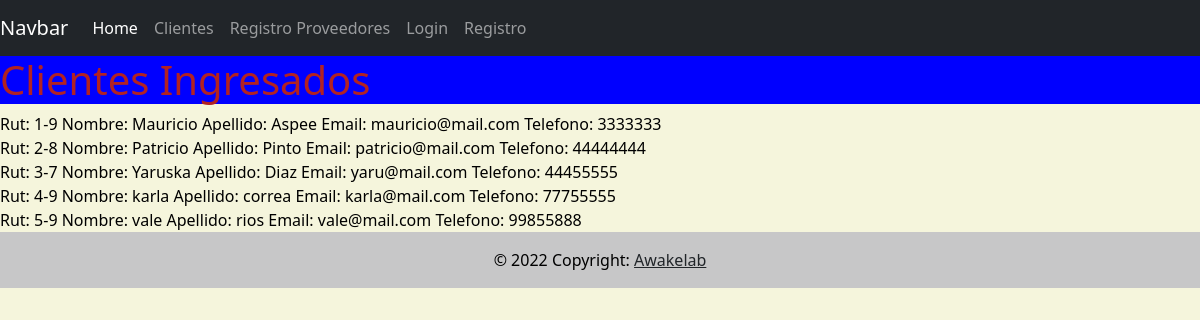
/clientes/, run on an earlier commit of the app's database.
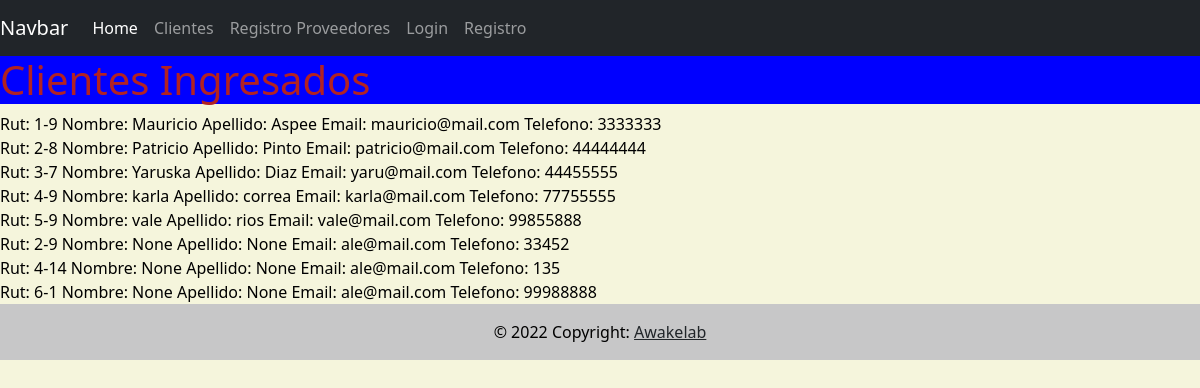
And on a later commit of the database.
### appmain/models.py (models this page shows)
class Cliente(models.Model):
    rut=models.CharField(max_length=10, unique=True)
    nombre=models.CharField(max_length=50, default='None')
    apellido=models.CharField(max_length=100, default='None')
    correo=models.CharField(max_length=50, default='None')
    telefono=models.IntegerField()

### appmain/views.py (the view)
# urls.py: path('clientes/', views.clientes, name='appmain-clientes'),
def clientes(request):
    cliente= Cliente.objects.all()
    return render(request, 'appmain/clientes.html', {"data": cliente})

### appmain/templates/appmain/clientes.html
{% extends 'appmain/layout.html' %}
{% block content %}
<h1>Clientes Ingresados</h1>
    {% for cli in data %}
        Rut: {{cli.rut}} Nombre: {{cli.nombre}} Apellido: {{cli.apellido}} Email: {{cli.correo}} Telefono: {{cli.telefono}} <br>
    {% endfor %}
{% endblock%}

### appmain/templates/appmain/layout.html (shortened to what this page needs)
{% load static %}
<!DOCTYPE html>
<html lang="en">
<head>
    <link href="https://cdn.jsdelivr.net/npm/bootstrap@5.2.0-beta1/dist/css/bootstrap.min.css" rel="stylesheet">
    <link rel="stylesheet" type="text/css" href="{% static 'appmain/estilos.css' %}">
</head>
<header>
  <nav class="navbar navbar-expand-lg navbar-dark bg-dark">
      <a class="navbar-brand" href="#">Navbar</a>
      <div class="collapse navbar-collapse" id="navbarNavAltMarkup">
        <div class="navbar-nav">
          <a class="nav-item nav-link active" href="http://127.0.0.1:8000/">Home </a>
          <a class="nav-item nav-link" href="{% url 'appmain-clientes' %}">Clientes</a>
          <a class="nav-item nav-link" href="{% url 'appmain-proveedor' %}">Registro Proveedores</a>
          {% if user.is_authenticated %}
            <a class="nav-item nav-link" href="{% url 'logout' %}">Logout</a>
            <a class="nav-item nav-link" href="{% url 'perfil' %}">Perfil</a>
          {% else %}
            <a class="nav-item nav-link" href="{% url 'login' %}">Login</a>
            <a class="nav-item nav-link" href="{% url 'registro' %}">Registro</a>
          {% endif %}
        </div>
      </div>
  </nav>
</header>
<body>
  {% block content %}
  {% endblock%}
<footer class="bg-light text-center text-lg-start">
        <div class="text-center p-3" style="background-color: rgba(0, 0, 0, 0.2);">
          © 2022 Copyright:
          <a class="text-dark" href="https://www.awakelab.cl/">Awakelab</a>
        </div>
</footer>
</body>
</html>

### appmain/static/appmain/estilos.css (style rules this page uses)
body { background-color: beige; color: black; }
h1 { color: firebrick; background-color: blue; }

What changed in the data, as far as the page shows it:
added Cliente: rut "2-9", nombre "None", apellido "None", correo "ale@mail.com", telefono "33452"
added Cliente: rut "4-14", nombre "None", apellido "None", correo "ale@mail.com", telefono "135"
added Cliente: rut "6-1", nombre "None", apellido "None", correo "ale@mail.com", telefono "99988888"
